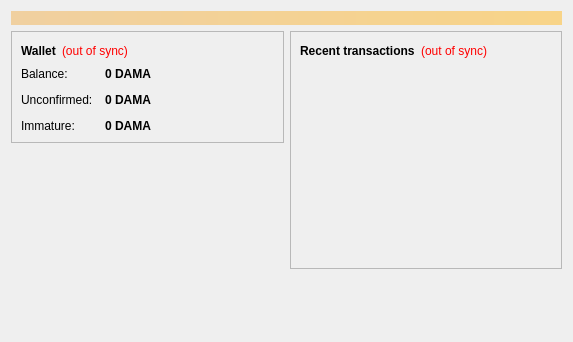
<?xml version="1.0" encoding="UTF-8"?>
<ui version="4.0">
 <class>OverviewPage</class>
 <widget class="QWidget" name="OverviewPage">
  <property name="geometry">
   <rect>
    <x>0</x>
    <y>0</y>
    <width>573</width>
    <height>342</height>
   </rect>
  </property>
  <property name="windowTitle">
   <string>Form</string>
  </property>
  <layout class="QVBoxLayout" name="topLayout">
   <item>
    <widget class="QLabel" name="labelAlerts">
     <property name="visible">
      <bool>false</bool>
     </property>
     <property name="styleSheet">
      <string notr="true">background-color: qlineargradient(x1: 0, y1: 0, x2: 1, y2: 0, stop:0 #F0D0A0, stop:1 #F8D488); color:#000000;</string>
     </property>
     <property name="wordWrap">
      <bool>true</bool>
     </property>
     <property name="margin">
      <number>3</number>
     </property>
    </widget>
   </item>
   <item>
    <layout class="QHBoxLayout" name="horizontalLayout" stretch="1,1">
     <item>
      <layout class="QVBoxLayout" name="verticalLayout_2">
       <item>
        <widget class="QFrame" name="frame">
         <property name="frameShape">
          <enum>QFrame::StyledPanel</enum>
         </property>
         <property name="frameShadow">
          <enum>QFrame::Raised</enum>
         </property>
         <layout class="QVBoxLayout" name="verticalLayout_4">
          <item>
           <layout class="QHBoxLayout" name="horizontalLayout_4">
            <item>
             <widget class="QLabel" name="label_5">
              <property name="font">
               <font>
                <weight>75</weight>
                <bold>true</bold>
               </font>
              </property>
              <property name="text">
               <string>Wallet</string>
              </property>
             </widget>
            </item>
            <item>
             <widget class="QLabel" name="labelWalletStatus">
              <property name="toolTip">
               <string>The displayed information may be out of date. Your wallet automatically synchronizes with the DaMaCoin network after a connection is established, but this process has not completed yet.</string>
              </property>
              <property name="styleSheet">
               <string notr="true">QLabel { color: red; }</string>
              </property>
              <property name="text">
               <string notr="true">(out of sync)</string>
              </property>
              <property name="alignment">
               <set>Qt::AlignLeading|Qt::AlignLeft|Qt::AlignVCenter</set>
              </property>
             </widget>
            </item>
            <item>
             <spacer name="horizontalSpacer_2">
              <property name="orientation">
               <enum>Qt::Horizontal</enum>
              </property>
              <property name="sizeHint" stdset="0">
               <size>
                <width>40</width>
                <height>20</height>
               </size>
              </property>
             </spacer>
            </item>
           </layout>
          </item>
          <item>
           <layout class="QFormLayout" name="formLayout_2">
            <property name="fieldGrowthPolicy">
             <enum>QFormLayout::AllNonFixedFieldsGrow</enum>
            </property>
            <property name="horizontalSpacing">
             <number>12</number>
            </property>
            <property name="verticalSpacing">
             <number>12</number>
            </property>
            <item row="0" column="0">
             <widget class="QLabel" name="label">
              <property name="text">
               <string>Balance:</string>
              </property>
             </widget>
            </item>
            <item row="0" column="1">
             <widget class="QLabel" name="labelBalance">
              <property name="font">
               <font>
                <weight>75</weight>
                <bold>true</bold>
               </font>
              </property>
              <property name="cursor">
               <cursorShape>IBeamCursor</cursorShape>
              </property>
              <property name="toolTip">
               <string>Your current balance</string>
              </property>
              <property name="text">
               <string notr="true">0 DAMA</string>
              </property>
              <property name="textInteractionFlags">
               <set>Qt::LinksAccessibleByMouse|Qt::TextSelectableByKeyboard|Qt::TextSelectableByMouse</set>
              </property>
             </widget>
            </item>
            <item row="1" column="0">
             <widget class="QLabel" name="label_3">
              <property name="text">
               <string>Unconfirmed:</string>
              </property>
             </widget>
            </item>
            <item row="1" column="1">
             <widget class="QLabel" name="labelUnconfirmed">
              <property name="font">
               <font>
                <weight>75</weight>
                <bold>true</bold>
               </font>
              </property>
              <property name="cursor">
               <cursorShape>IBeamCursor</cursorShape>
              </property>
              <property name="toolTip">
               <string>Total of transactions that have yet to be confirmed, and do not yet count toward the current balance</string>
              </property>
              <property name="text">
               <string notr="true">0 DAMA</string>
              </property>
              <property name="textInteractionFlags">
               <set>Qt::LinksAccessibleByMouse|Qt::TextSelectableByKeyboard|Qt::TextSelectableByMouse</set>
              </property>
             </widget>
            </item>
            <item row="2" column="0">
             <widget class="QLabel" name="labelImmatureText">
              <property name="text">
               <string>Immature:</string>
              </property>
             </widget>
            </item>
            <item row="2" column="1">
             <widget class="QLabel" name="labelImmature">
              <property name="font">
               <font>
                <weight>75</weight>
                <bold>true</bold>
               </font>
              </property>
              <property name="toolTip">
               <string>Mined balance that has not yet matured</string>
              </property>
              <property name="text">
               <string notr="true">0 DAMA</string>
              </property>
              <property name="textInteractionFlags">
               <set>Qt::LinksAccessibleByMouse|Qt::TextSelectableByKeyboard|Qt::TextSelectableByMouse</set>
              </property>
             </widget>
            </item>
           </layout>
          </item>
         </layout>
        </widget>
       </item>
       <item>
        <spacer name="verticalSpacer">
         <property name="orientation">
          <enum>Qt::Vertical</enum>
         </property>
         <property name="sizeHint" stdset="0">
          <size>
           <width>20</width>
           <height>40</height>
          </size>
         </property>
        </spacer>
       </item>
        <item>
         <widget class="QLabel" name="label_wallet_bgcoin">
          <property name="text">
           <string/>
          </property>
          <property name="pixmap">
           <pixmap resource="../bitcoin.qrc">:/images/wallet_bgcoin</pixmap>
          </property>
          <property name="scaledContents">
           <bool>false</bool>
          </property>
          <property name="alignment">
           <set>Qt::AlignCenter</set>
          </property>
          <property name="margin">
           <number>-2</number>
          </property>
         </widget>
        </item>
        <item>
         <widget class="QLabel" name="label_6">
          <property name="text">
           <string/>
          </property>
         </widget>
        </item>
      </layout>
     </item>
     <item>
      <layout class="QVBoxLayout" name="verticalLayout_3">
       <item>
        <widget class="QFrame" name="frame_2">
         <property name="frameShape">
          <enum>QFrame::StyledPanel</enum>
         </property>
         <property name="frameShadow">
          <enum>QFrame::Raised</enum>
         </property>
         <layout class="QVBoxLayout" name="verticalLayout">
          <item>
           <layout class="QHBoxLayout" name="horizontalLayout_2">
            <item>
             <widget class="QLabel" name="label_4">
              <property name="text">
               <string>&lt;b&gt;Recent transactions&lt;/b&gt;</string>
              </property>
             </widget>
            </item>
            <item>
             <widget class="QLabel" name="labelTransactionsStatus">
              <property name="toolTip">
               <string>The displayed information may be out of date. Your wallet automatically synchronizes with the DaMaCoin network after a connection is established, but this process has not completed yet.</string>
              </property>
              <property name="styleSheet">
               <string notr="true">QLabel { color: red; }</string>
              </property>
              <property name="text">
               <string notr="true">(out of sync)</string>
              </property>
              <property name="alignment">
               <set>Qt::AlignRight|Qt::AlignTrailing|Qt::AlignVCenter</set>
              </property>
             </widget>
            </item>
            <item>
             <spacer name="horizontalSpacer">
              <property name="orientation">
               <enum>Qt::Horizontal</enum>
              </property>
              <property name="sizeHint" stdset="0">
               <size>
                <width>40</width>
                <height>20</height>
               </size>
              </property>
             </spacer>
            </item>
           </layout>
          </item>
          <item>
           <widget class="QListView" name="listTransactions">
            <property name="styleSheet">
             <string notr="true">QListView { background: transparent; }</string>
            </property>
            <property name="frameShape">
             <enum>QFrame::NoFrame</enum>
            </property>
            <property name="verticalScrollBarPolicy">
             <enum>Qt::ScrollBarAlwaysOff</enum>
            </property>
            <property name="horizontalScrollBarPolicy">
             <enum>Qt::ScrollBarAlwaysOff</enum>
            </property>
            <property name="selectionMode">
             <enum>QAbstractItemView::NoSelection</enum>
            </property>
           </widget>
          </item>
         </layout>
        </widget>
       </item>
       <item>
        <spacer name="verticalSpacer_2">
         <property name="orientation">
          <enum>Qt::Vertical</enum>
         </property>
         <property name="sizeHint" stdset="0">
          <size>
           <width>20</width>
           <height>40</height>
          </size>
         </property>
        </spacer>
       </item>
      </layout>
     </item>
    </layout>
   </item>
  </layout>
 </widget>
 <resources/>
 <connections/>
</ui>
